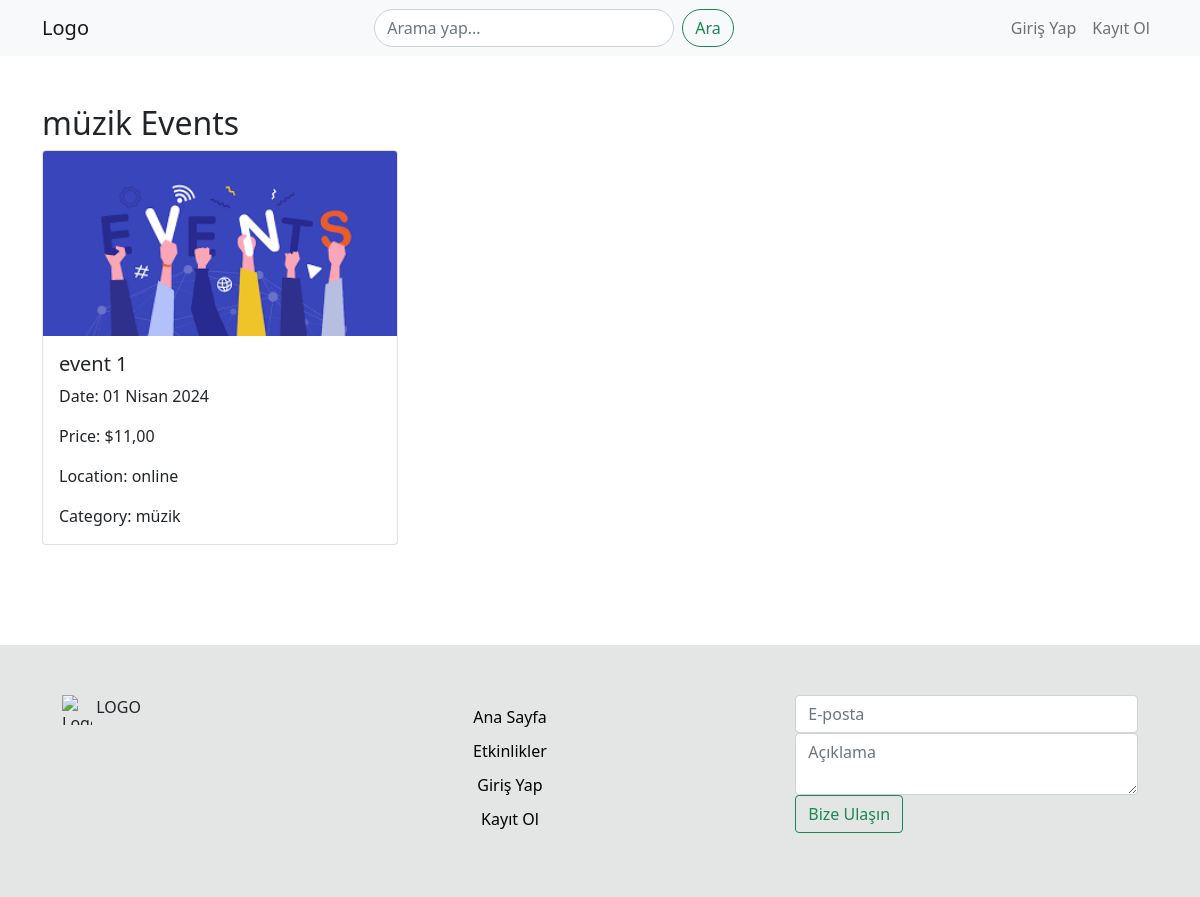
Page /category/1/ on the committed database.
### etkinlik/models.py (models this page shows, shortened)
class Category(models.Model):
    name = models.CharField(max_length=100)
    def __str__(self):
        return self.name

class Event(models.Model):
    image = models.ImageField(upload_to='event_images/')
    name = models.CharField(max_length=100)
    description = RichTextField()  # Açıklama alanı eklendi
    date = models.DateField()
    price = models.DecimalField(max_digits=10, decimal_places=2)
    location = models.CharField(max_length=100)
    category = models.ForeignKey(Category, on_delete=models.CASCADE)

### etkinlik/views.py (the view)
# urls.py: path('category/<int:category_id>/', views.category_events, name='category_events'),
def category_events(request, category_id):
    category = get_object_or_404(Category, pk=category_id)
    events = Event.objects.filter(category=category)
    return render(request, 'category_events.html', {'category': category, 'events': events})

### etkinlik/templates/category_events.html
{% extends 'base.html' %}
{% block content %}
<div class="container mt-5">
    <h2>{{ category.name }} Events</h2>
    <div class="row row-cols-1 row-cols-md-3 g-4">
        {% for event in events %}
        <div class="col">
            <div class="card h-100">
                <img src="{{ event.image.url }}" class="card-img-top" alt="{{ event.name }}">
                <div class="card-body">
                    <h5 class="card-title">{{ event.name }}</h5>
                    <p class="card-text">Date: {{ event.date }}</p>
                    <p class="card-text">Price: ${{ event.price }}</p>
                    <p class="card-text">Location: {{ event.location }}</p>
                    <p class="card-text">Category: {{ event.category }}</p>
                </div>
            </div>
        </div>
        {% endfor %}
    </div>
</div>
{% endblock %}

### rows in the picture
Category: name "müzik"
Event: image (picture), name "event 1", date "01 Nisan 2024", price "11,00", location "online", category "müzik"
